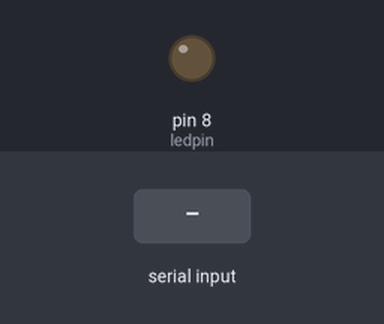
A sketch run on a simulated Arduino Uno, built with avr-gcc and run on an emulated ATmega328P. On the bench: output pins drawn as LEDs (lit = HIGH). The test bench sets the inputs (shaded band).

Above: at 1.2 s.
1.3 s: "y" received over Serial
At 1.31 s:
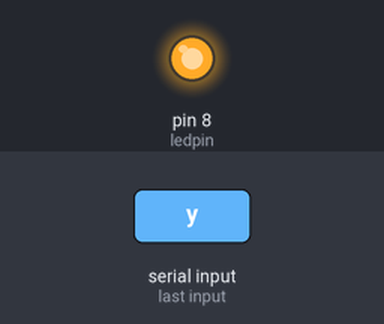
Timing chart, 0 to 4.3 s (numbered marks = the images above; inputs shaded):
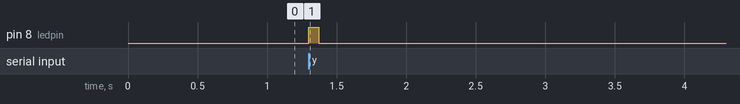

Measured:
- after the input at 1.3 s, pin 8 (ledpin): LOW → HIGH at once, → LOW 0.07 s later

The sketch:

prog_on_arduino.ino
```cpp
int ledpin = 8;
int val;

void setup() {
  pinMode(ledpin, OUTPUT);
  Serial.begin(9600);
}

void loop() {
  val = Serial.read();
  if(val == 'y'){
    digitalWrite(ledpin, HIGH);
    delay(70);
  }
  digitalWrite(ledpin, LOW);
}
```
